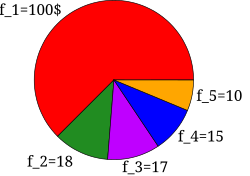

This figure's gnuplot source:
reset
set term postscript eps color enhanced size 5cm,5cm
set output "ruleta.eps"

set size square
set style fill solid 1.0 border -1

set object 1 circle at screen 0.5,0.5 size \
  screen 0.45 arc [0     :225] fillcolor rgb "red" front
set object 2 circle at screen 0.5,0.5 size \
  screen 0.45 arc [225:265.50] fillcolor rgb "forest-green" front
set object 4 circle at screen 0.5,0.5 size \
  screen 0.45 arc [265.50:303.75] fillcolor rgb "dark-magenta" front
set object 5 circle at screen 0.5,0.5 size \
  screen 0.45 arc [303.75:337.50] fillcolor rgb "blue" front
set object 6 circle at screen 0.5,0.5 size \
  screen 0.45 arc [337.50:360] fillcolor rgb "orange" front

#plot a white line, i.e., plot nothing
unset border
unset tics
unset key
plot x with lines lc rgb "#ffffff"
set output

